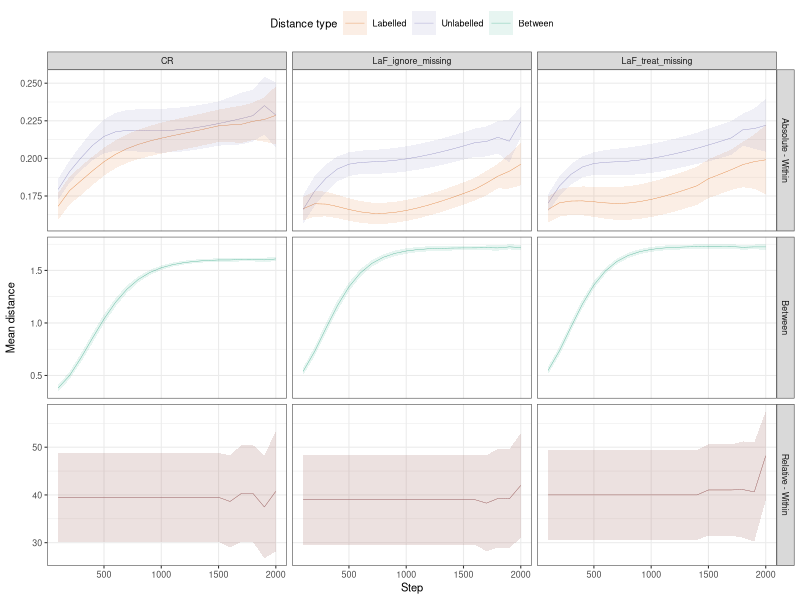

Source code (R):
# LIBRARY IMPORTS
library(ggplot2)
library(Hmisc)
library(plyr)
library(car)

## Summarizes data.
## Gives count, mean, standard deviation, standard error of the mean, and confidence interval (default 95%).
##   data: a data frame.
##   measurevar: the name of a column that contains the variable to be summariezed
##   groupvars: a vector containing names of columns that contain grouping variables
##   na.rm: a boolean that indicates whether to ignore NA's
##   conf.interval: the percent range of the confidence interval (default is 95%)
summarySE <- function(data=NULL, measurevar, groupvars=NULL, na.rm=FALSE,
                      conf.interval=.95, .drop=TRUE) {
  library(plyr)
  
  # New version of length which can handle NA's: if na.rm==T, don't count them
  length2 <- function (x, na.rm=FALSE) {
    if (na.rm) sum(!is.na(x))
    else       length(x)
  }
  
  # This does the summary. For each group's data frame, return a vector with
  # N, mean, and sd
  datac <- ddply(data, groupvars, .drop=.drop,
                 .fun = function(xx, col) {
                   c(N    = length2(xx[[col]], na.rm=na.rm),
                     mean = mean   (xx[[col]], na.rm=na.rm),
                     sd   = sd     (xx[[col]], na.rm=na.rm)
                   )
                 },
                 measurevar
  )
  
  # Rename the "mean" column    
  datac <- plyr::rename(datac, c("mean" = measurevar))
  
  datac$se <- datac$sd / sqrt(datac$N)  # Calculate standard error of the mean
  
  # Confidence interval multiplier for standard error
  # Calculate t-statistic for confidence interval: 
  # e.g., if conf.interval is .95, use .975 (above/below), and use df=N-1
  ciMult <- qt(conf.interval/2 + .5, datac$N-1)
  datac$ci <- datac$se * ciMult
  
  return(datac)
}

# TASK SELECTION
compute_distances <- F #Whether or not to compute the distances

if (!compute_distances) {
  d <- read.csv(file="../results/Category_hidden_distances.csv", header=T)
} else {
  # DATA HANDLING
  # Import data, from both Category and SingleObject
  h_rep <- read.csv("../results/Category_hidden_LTM.csv", head=TRUE)
  # Initialise d to maximum possible number of cases
  # (subject(80)*step(20)*theory(CR,LaF)*dist_type(labelled;unlabelled;between;r_labelled;r_unlabelled) = 16000)
  d <- data.frame(subject=numeric(20000), theory=factor(NA), step=0,
                  dist_type=NA, mu=0)
  levels(d$theory) <- c("CR", "LaF")
  # Loop over subject, memory_type, and step
  i <- 1
  for (subject in 0:max(h_rep$subject)) {
    print(subject)
    for (step in levels(factor(h_rep$step[h_rep$subject==subject]))){
      index <- h_rep$subject==subject & h_rep$step==step
      # WITHIN CATEGORY MEAN DISTANCE
      dist.l <- c()  # Labelled category (coded 0 in df)
      dist.nl <- c() # Unlabelled category (coded 1 in df)
      # Create index for category
      index.l <- index & h_rep$labelled=="label"
      index.nl <- index & h_rep$labelled=="no_label"
      for (e1 in 0:2){
        # Create index for first exemplar
        index1.l <- index.l & h_rep$exemplar==e1
        index1.nl <- index.nl & h_rep$exemplar==e1+4
        for (e2 in (e1+1):3){
          # Create index for second exemplar
          index2.l <- index.l & h_rep$exemplar==e2
          index2.nl <- index.nl & h_rep$exemplar==e2+4
          # Append distances
          dist.l <- c(dist.l,
                      dist(rbind(h_rep[index1.l, -(1:5)],
                                 h_rep[index2.l, -(1:5)]))[1])
          #print(c("Added distance between",e1,"and",e2))
          dist.nl <- c(dist.nl,
                       dist(rbind(h_rep[index1.nl, -(1:5)],
                                  h_rep[index2.nl, -(1:5)]))[1])
          #print(c("Added distance between",e1+4,"and",e2+4))
        }
      }
      # Save mean of distance for labelled category with all info
      d[i,] <- c(h_rep[index1.l, 1:3], "labelled",  mean(dist.l))
      #print("Added a row for dist.l")
      # Save mean of distance for unlabelled category with all info
      d[i + 1,] <- c(h_rep[index1.nl, 1:3], "unlabelled", mean(dist.nl))
      #print("Added a row for dist.nl")
      # Compute centre ("prototype") of each category
      proto.l <- colMeans(h_rep[index.l, -(1:5)])
      #print("Computed labelled prototype")
      proto.nl <- colMeans(h_rep[index.nl, -(1:5)])
      #print("Computed unlabelled prototype")
      # Save distances between categories
      d[i + 2,] <- c(h_rep[index1.nl, 1:3], "between",
                     dist(rbind(proto.l, proto.nl))[1])
      #print("Added a row for LTM between- distance")
      # Relative distances
      d[i + 3,] <- c(h_rep[index1.l, 1:3], "r_labelled",  d[i,5]/d[i+2,5])
      d[i + 4,] <- c(h_rep[index1.nl, 1:3], "r_unlabelled",  d[i+1,5]/d[i+2,5])
      i <- i + 5
    }
  }
  # Code dist_type as a factor, get rid of NAs
  d$dist_type <- factor(d$dist_type)
  d <- na.omit(d)
  # Write file if generating distances
  write.csv(d, file="../results/Category_hidden_distances.csv", row.names=F)
}

# DATA HANDLING
# Create two distance type columns (labeled/unlabeled/between, and absolute/relative/between)
d$abs_rel <- recode(d$dist_type, "'r_labelled'='Relative - Within'; 'r_unlabelled'='Relative - Within'; 'labelled'='Absolute - Within'; 'unlabelled'='Absolute - Within'; 'between'='Between'")
d$dist_type <- recode(d$dist_type, "'r_labelled'='Labelled'; 'r_unlabelled'='Unlabelled'; 'labelled'='Labelled'; 'unlabelled'='Unlabelled'; 'between'='Between'")

# GRAPH
# Select observations for plot, dropping unusued factors
d <- droplevels(d[d$step>0 & d$step <= 2000,])
# Get summary of the data
d.sum <- summarySE(d, measurevar="mu", groupvars=c("theory", "step", "dist_type", "abs_rel"), conf.interval=.95)
# Create plot
d.plot <- ggplot(d.sum,
                 aes(x = step,
                     y = mu,
                     colour = dist_type)) +
  facet_grid(abs_rel~theory, scales="free_y") +
  xlab("Step") + ylab("Mean distance") + theme_bw(base_size=8) +
  theme(panel.grid.minor.x=element_blank(),
        legend.position = "top") + 
  scale_fill_brewer(name = "Distance type", palette="Dark2",
                    breaks=c("Labelled","Unlabelled","Between")) +
  scale_colour_brewer(name = "Distance type", palette="Dark2",
                      breaks=c("Labelled","Unlabelled","Between")) +
  geom_line(size=.1) +
  geom_ribbon(aes(ymin=mu-ci, ymax=mu+ci, fill=dist_type), alpha=0.1, size=0)
# Save plot
ggsave("../results/Distances.png", plot = d.plot, height = 5, width = 3.1)
